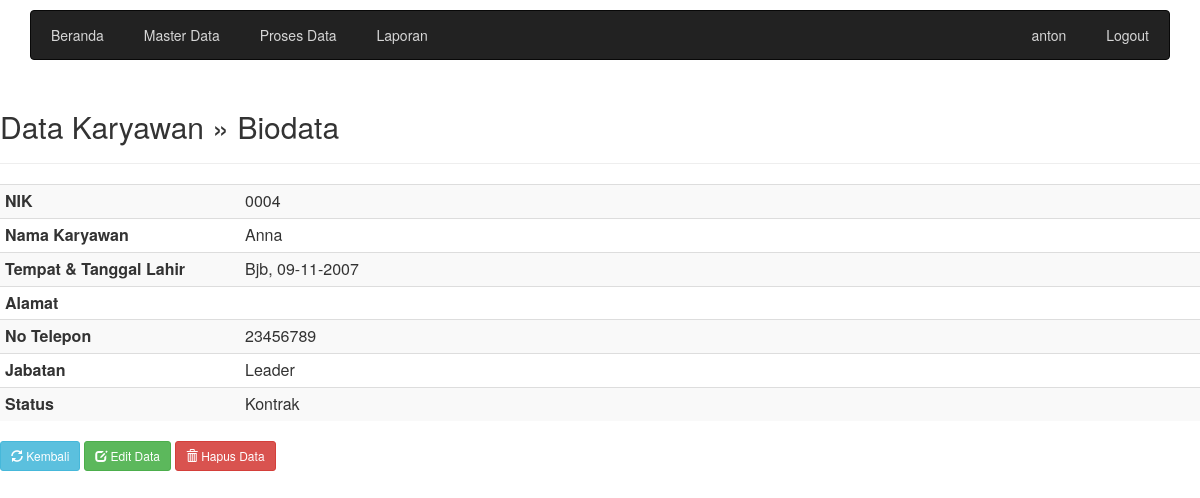
The page /karyawan_detail.php?nik=0004 (signed in) on the database its author committed.
### tables this page shows
CREATE TABLE `karyawan` (
  `nik` varchar(10) NOT NULL,
  `nama` varchar(64) NOT NULL,
  `tempat_lahir` varchar(32) NOT NULL,
  `tanggal_lahir` date NOT NULL,
  `alamat` text NOT NULL,
  `no_telepon` char(12) NOT NULL,
  `jabatan` varchar(15) NOT NULL,
  `status` varchar(15) NOT NULL
);

### library.php (called while the page is built, shortened)
<?php
function IndonesiaTgl ($tanggal){
    $tgl=substr ($tanggal,8,2);
    $bln=substr ($tanggal,5,2);
    $thn=substr ($tanggal,0,4);
    $tanggal="$tgl-$bln-$thn";
    return $tanggal;
}
?>

### karyawan_detail.php (the view, shortened to what this page needs)
<?php include "head-admin.php"; ?>
<h2>Data Karyawan &raquo; Biodata</h2>
<hr />
<?php
$nik = $_GET['nik'];
$sql = mysqli_query($koneksi, "SELECT * FROM karyawan WHERE nik='$nik'");
if (mysqli_num_rows ($sql) == 0) {
    header ("Location: admin.php");
}else{
    $row = mysqli_fetch_assoc($sql);
}
        ?>
<table class="table table-striped table-condensed">
    <tr>
        <th width="20%">NIK</th>
        <td><?php echo $row['nik']; ?></td>
    </tr>
    <tr>
        <th>Nama Karyawan</th>
        <td><?php echo $row['nama']; ?></td>
    </tr>
    <tr>
        <th>Tempat & Tanggal Lahir</th>
        <td><?php echo $row['tempat_lahir'].', '.indonesiaTgl ($row['tanggal_lahir'
    ]); ?></td>
    </tr>
    <tr>
        <th>Alamat</th>
        <td><?php echo $row['alamat']; ?></td>
    </tr>
    <tr>
        <th>No Telepon</th>
        <td><?php echo $row['no_telepon']; ?></td>
    </tr>
    <tr>
        <th>Jabatan</th>
        <td><?php echo $row['jabatan']; ?></td>
    </tr>
    <tr>
        <th>Status</th>
        <td><?php echo $row['status']; ?></td>
    </tr>
</table>
<a href="karyawan_data.php" class="btn btn-sm btn-info"><span class="glyphicon glyphicon-refresh" aria-hidden="true"></span> Kembali</a>
<a href="karyawan_edit.php?nik=<?php echo $row['nik']; ?>" class="btn btn-sm btn-success"><span class="glyphicon glyphicon-edit" aria-hidden="true"></span> Edit Data</a>
<a href="profile.php?aksi=delete&nik=<?php echo $row['nik']; ?>" class="btn btn-sm btn-danger" onclick="return confirm ('Anda yakin akan mengahapus data <?php echo $row ['nama']; ?>')"><span class="glyphicon glyphicon-trash" aria-hidden="true"></span> Hapus Data</a>
<?php include "foot.php"; ?>

### rows shown on the page
karyawan: nik "0004", nama "Anna", tempat_lahir "Bjb", tanggal_lahir "09-11-2007", no_telepon "23456789", jabatan "Leader", status "Kontrak"

### other values the page prints
$_SESSION['username'] "anton"
